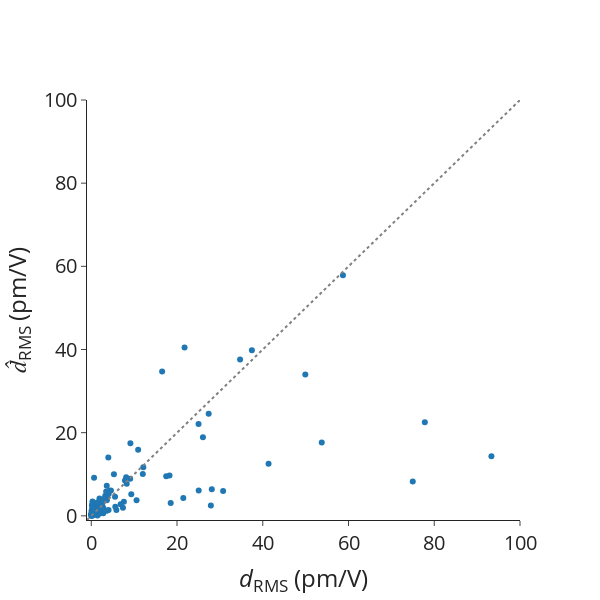

The cell this chart's notebook holds for it:
### Markdown cell above
# Errors on dRMS

### Code cell
# Data

mae = mean_absolute_error(df_pred_matten["dRMS_true"], df_pred_matten["dRMS_matten"])
mape = mean_absolute_percentage_error(
    df_pred_matten["dRMS_true"], df_pred_matten["dRMS_matten"]
)
rmse = root_mean_squared_error(
    df_pred_matten["dRMS_true"], df_pred_matten["dRMS_matten"]
)
spearmanrho = spearmanr(df_pred_matten["dRMS_true"], df_pred_matten["dRMS_matten"])
print(f"MAE = {mae}")
print(f"MAPE = {mape}")
print(f"RMSE = {rmse}")
print(f"Rho_sp = {spearmanrho.statistic}")

# Scatter plot for previous outputs.
scatter_dRMS = go.Scatter(
    x=df_pred_matten["dRMS_true"],
    y=df_pred_matten["dRMS_matten"],
    mode="markers",
    name="",
    showlegend=False,
    text=[mpid for mpid in df_pred_matten.index.values],
)

ideal = go.Scatter(
    x=[-1, 200],
    y=[-1, 200],
    mode="lines",
    line=dict(color="gray", dash="dot"),
    showlegend=False,
)

# Layout
layout = go.Layout(
    # title=dict(text='Scatter Plot'),
    xaxis=dict(title="<i>d</i><sub>RMS</sub> (pm/V)", range=[-1, 100]),
    yaxis=dict(title="<i>d&#770;</i><sub>RMS</sub> (pm/V)", range=[-1, 100]),
    # legend=dict(font=dict(size=12)),
)

# Create figure
fig = go.Figure(data=[scatter_dRMS, ideal], layout=layout)

fig.update_layout(
    autosize=False,
    font_size=20,
    width=600,
    height=600,
    # plot_bgcolor="white",
    template="simple_white",
)
fig.update_layout(
    xaxis=dict(
        # tickmode = 'array',
        # tickvals = [1, 2,3,4,5,6,7,8],
        # ticktext = ['One', 'Three', 'Five', 'Seven', 'Nine', 'Eleven']
        showgrid=False,
    ),
    yaxis=dict(
        # tickmode = 'array',
        # tickvals = [1, 2,3,4,5,6,7,8],
        # ticktext = ['One', 'Three', 'Five', 'Seven', 'Nine', 'Eleven']
        showgrid=False,
    ),
)

# Show figure
fig.show()

### Figure 1 — Plotly figure (JSON) as saved in the notebook; plotly's stock layout.template omitted (floating-point values rounded to 4 significant figures)
{"data": [{"mode": "markers", "name": "", "showlegend": false, "text": ["agm001234439", "agm001375463", "agm002017294", "agm002041315", "agm002041336", "agm002056302", "agm002137665", "agm002138671", "agm002140778", "agm002147818", "agm002153139", "agm002156258", "agm002161194", "agm002176403", "agm002184995", "agm002205114", "agm002224865", "agm002237807", "agm002278924", "agm002297812", "agm002790067", "agm003112540", "agm003157565", "agm003160552", "agm003202328", "agm003202410", "agm003206267", "agm003213121", "agm003219193", "agm003235252", "agm003237859", "agm003469328", "agm003705731", "agm004773455", "agm004786326", "agm004787350", "agm005056300", "agm005071058", "agm005072178", "agm005664742", "agm005721583", "agm005748012", "agm005754384", "agm005848675", "agm006020719", "agm006047746", "agm2000126920", "agm2000136656", "agm2000137141", "mp-1023924", "mp-1029368", "mp-1029633", "mp-1079676", "mp-1102285", "mp-1103351", "mp-1105300", "mp-11714", "mp-1180133", "mp-1196282", "mp-1196457", "mp-1208039", "mp-1208179", "mp-1215642", "mp-1216976", "mp-1219328", "mp-1221169", "mp-1221971", "mp-1223389", "mp-1223489", "mp-1223849", "mp-1225884", "mp-1225916", "mp-1227011", "mp-1227110", "mp-1227124", "mp-1227389", "mp-1228160", "mp-1228342", "mp-1287", "mp-13666", "mp-14444", "mp-1778", "mp-17862", "mp-18168", "mp-21521", "mp-2176", "mp-21892", "mp-22909", "mp-23329", "mp-2469", "mp-2802611", "mp-29157", "mp-31451", "mp-38011", "mp-4431", "mp-4524", "mp-504952", "mp-505702", "mp-549720", "mp-554918", "mp-555150", "mp-555202", "mp-555915", "mp-558491", "mp-559057", "mp-559065", "mp-559545", "mp-560894", "mp-561385", "mp-6126", "mp-625175", "mp-626172", "mp-6268", "mp-632229", "mp-632684", "mp-6980", "mp-754712", "mp-756044", "mp-760755", "mp-772748", "mp-8070", "mp-8884", "mp-9066", "mp-9427", "mp-9844"], "type": "scatter", "x": [0.4533, 16.52, 9.124, 28.11, 21.46, 1.904, 0.1212, 2.784, 1.81, 0.1889, 1.241, 0.2781, 5.536, 0.6286, 93.33, 34.71, 0.6485, 53.76, 77.8, 0.4724, 26.04, 27.38, 0.1547, 6.849, 18.25, 74.99, 7.858, 1.914, 0.1224, 0.02645, 0.1922, 0.174, 3.635, 2.66, 7.606, 0.9557, 4.221, 0.6665, 0.1987, 1.619, 5.28, 0.2353, 0.8243, 3.971, 0.2056, 25.02, 0.09694, 1.853, 4.581, 1.436, 8.268, 3.607, 0.7696, 4.064, 1.227, 12.02, 3.574, 2.795, 0.01149, 0.06013, 0.536, 0.4765, 1.964, 5.858, 1.332, 5.601, 3.272, 12.13, 0.07569, 0.0432, 0.08765, 0.4921, 25.05, 0.004068, 9.075, 17.48, 0.1273, 0.5709, 0.07918, 27.89, 7.388, 0.1785, 18.52, 1.341, 4.031, 58.7, 0.8321, 1.443, 3.472, 9.327, 0.4961, 41.35, 37.46, 3.164, 10.93, 49.92, 8.136, 0.8735, 10.56, 1.388, 0.8299, 0.1347, 0.2332, 0.5111, 0.7265, 3.624, 2.469, 0.2781, 0.3801, 1.525, 0.149, 0.105, 2.655, 1.26, 0.2613, 30.75, 0.6524, 0.1569, 0.05516, 0.1479, 0.3056, 21.75, 0.1553, 0.3204, 0.529], "y": [1.722, 34.7, 17.49, 6.423, 4.268, 0.7035, 0.68, 1.97, 0.9404, 0.596, 3.102, 0.9633, 4.586, 0.7941, 14.35, 37.63, 9.131, 17.65, 22.5, 1.952, 18.91, 24.54, 0.2214, 2.766, 9.718, 8.267, 8.488, 4.154, 1.354, 0.4521, 0.8795, 0.171, 3.723, 1.854, 3.362, 0.4416, 6.015, 1.928, 0.04187, 2.253, 9.988, 1.78, 1.51, 14.05, 0.3268, 22.06, 0.2206, 0.5213, 6.124, 0.06746, 7.705, 7.215, 0.3371, 5.27, 2.249, 10.05, 4.507, 0.6202, 0.104, 0.05164, 0.4848, 1.407, 3.638, 1.42, 1.862, 2.193, 4.835, 11.66, 0.3377, 0.3446, 1.189, 0.8468, 6.067, 0.275, 8.944, 9.528, 0.9113, 2.391, 0.4917, 2.466, 1.923, 0.1081, 3.076, 1.203, 1.379, 57.86, 0.4733, 1.39, 5.839, 5.204, 0.7223, 12.55, 39.8, 4.296, 15.91, 34.0, 9.26, 2.514, 3.775, 0.999, 1.36, 1.189, 0.3321, 0.8011, 0.8682, 1.247, 2.668, 3.444, 0.632, 3.294, 0.5259, 0.4919, 3.199, 1.401, 2.82, 5.952, 0.7492, 0.9402, 0.286, 0.5779, 2.253, 40.47, 2.531, 1.169, 0.9249]}, {"line": {"color": "gray", "dash": "dot"}, "mode": "lines", "showlegend": false, "type": "scatter", "x": [-1, 200], "y": [-1, 200]}], "layout": {"autosize": false, "font": {"size": 20}, "height": 600, "width": 600, "xaxis": {"range": [-1, 100], "showgrid": false, "title": {"text": "<i>d</i><sub>RMS</sub> (pm/V)"}}, "yaxis": {"range": [-1, 100], "showgrid": false, "title": {"text": "<i>d&#770;</i><sub>RMS</sub> (pm/V)"}}}}
